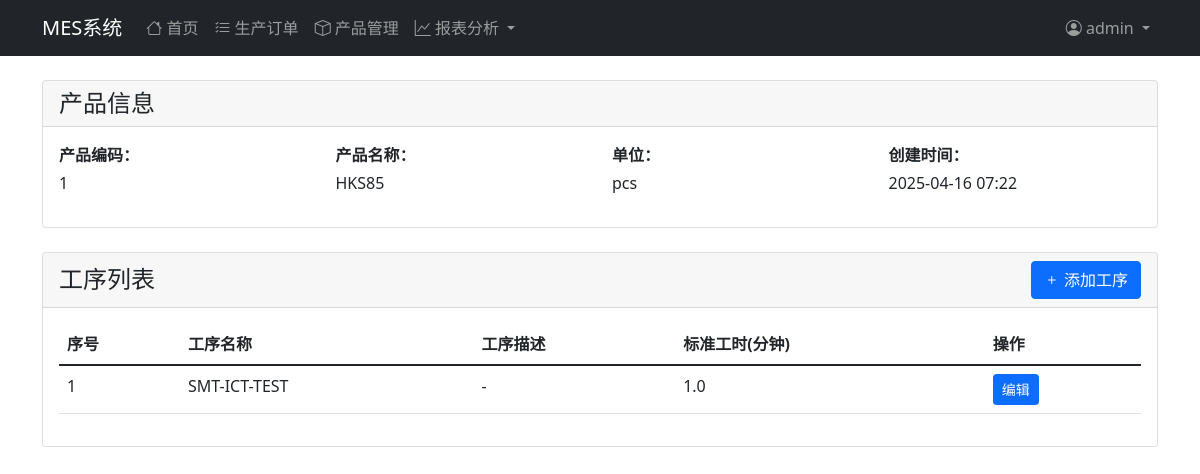
The page /process/product/1 (signed in) on the database its author committed.
### app/models/user.py (models this page shows, shortened)
class User(UserMixin, db.Model):
    __tablename__ = 'users'
    id = db.Column(db.Integer, primary_key=True)
    username = db.Column(db.String(64), unique=True, nullable=False)
    email = db.Column(db.String(120))  # 可选字段
    password_hash = db.Column(db.String(128))
    created_at = db.Column(db.DateTime, default=datetime.utcnow)
    role = db.Column(db.String(20), default='operator')  # operator, supervisor, admin

### app/models/production.py (models this page shows, shortened)
class Product(db.Model):
    __tablename__ = 'products'
    id = db.Column(db.Integer, primary_key=True)
    code = db.Column(db.String(50), unique=True, nullable=False)
    name = db.Column(db.String(100), nullable=False)
    description = db.Column(db.Text)
    unit = db.Column(db.String(20), nullable=False)
    created_at = db.Column(db.DateTime, default=datetime.utcnow)

class Process(db.Model):
    __tablename__ = 'processes'
    id = db.Column(db.Integer, primary_key=True)
    name = db.Column(db.String(100), nullable=False)
    description = db.Column(db.Text)
    sequence = db.Column(db.Integer, nullable=False)
    standard_time = db.Column(db.Float)  # 标准工时（分钟）
    product_id = db.Column(db.Integer, db.ForeignKey('products.id'), nullable=False)
    product = db.relationship('Product', backref=db.backref('processes', lazy=True, order_by='Process.sequence'))

### app/routes/process.py (the view)
@bp.route('/product/<int:id>')
@login_required
def product_detail(id):
    product = Product.query.get_or_404(id)
    processes = Process.query.filter_by(product_id=id).order_by(Process.sequence).all()
    return render_template('process/product_detail.html', product=product, processes=processes)

### app/models/user.py (called while the page is built)
@login_manager.user_loader
def load_user(id):
    return User.query.get(int(id))

### app/templates/process/product_detail.html (shortened to what this page needs)
{% extends "base.html" %}
{% block content %}
<div class="row mb-4">
    <div class="col-md-12">
        <div class="card">
            <div class="card-header">
                <h4 class="card-title mb-0">产品信息</h4>
            </div>
            <div class="card-body">
                <div class="row">
                    <div class="col-md-3">
                        <p class="mb-1"><strong>产品编码：</strong></p>
                        <p>{{ product.code }}</p>
                    </div>
                    <div class="col-md-3">
                        <p class="mb-1"><strong>产品名称：</strong></p>
                        <p>{{ product.name }}</p>
                    </div>
                    <div class="col-md-3">
                        <p class="mb-1"><strong>单位：</strong></p>
                        <p>{{ product.unit }}</p>
                    </div>
                    <div class="col-md-3">
                        <p class="mb-1"><strong>创建时间：</strong></p>
                        <p>{{ product.created_at.strftime('%Y-%m-%d %H:%M') }}</p>
                    </div>
                </div>
            </div>
        </div>
    </div>
</div>
<div class="row">
    <div class="col-md-12">
        <div class="card">
            <div class="card-header d-flex justify-content-between align-items-center">
                <h4 class="card-title mb-0">工序列表</h4>
                <a href="{{ url_for('process.new_process', id=product.id) }}" class="btn btn-primary">
                    <i class="bi bi-plus"></i> 添加工序
                </a>
            </div>
            <div class="card-body">
                <div class="table-responsive">
                    <table class="table">
                        <thead>
                            <tr>
                                <th>序号</th>
                                <th>工序名称</th>
                                <th>工序描述</th>
                                <th>标准工时(分钟)</th>
                                <th>操作</th>
                            </tr>
                        </thead>
                        <tbody>
                            {% for process in processes %}
                            <tr>
                                <td>{{ process.sequence }}</td>
                                <td>{{ process.name }}</td>
                                <td>{{ process.description or '-' }}</td>
                                <td>{{ process.standard_time or '-' }}</td>
                                <td>
                                    <a href="{{ url_for('process.edit_process', id=process.id) }}" class="btn btn-sm btn-primary">
                                        编辑
                                    </a>
                                </td>
                            </tr>
                            {% endfor %}
                        </tbody>
                    </table>
                </div>
            </div>
        </div>
    </div>
</div>
{% endblock %}

### app/templates/base.html (shortened to what this page needs)
<!DOCTYPE html>
<html lang="zh">
<head>
    <link href="https://cdn.jsdelivr.net/npm/bootstrap@5.1.3/dist/css/bootstrap.min.css" rel="stylesheet">
    <link href="https://cdn.jsdelivr.net/npm/bootstrap-icons@1.8.1/font/bootstrap-icons.css" rel="stylesheet">
</head>
<body>
    <nav class="navbar navbar-expand-lg navbar-dark bg-dark">
        <div class="container">
            <a class="navbar-brand" href="{{ url_for('main.index') }}">MES系统</a>
            <div class="collapse navbar-collapse" id="navbarNav">
                {% if current_user.is_authenticated %}
                <ul class="navbar-nav me-auto">
                    <li class="nav-item">
                        <a class="nav-link" href="{{ url_for('main.index') }}">
                            <i class="bi bi-house"></i> 首页
                        </a>
                    </li>
                    <li class="nav-item">
                        <a class="nav-link" href="{{ url_for('production.orders') }}">
                            <i class="bi bi-list-check"></i> 生产订单
                        </a>
                    </li>
                    <li class="nav-item">
                        <a class="nav-link" href="{{ url_for('process.products') }}">
                            <i class="bi bi-box"></i> 产品管理
                        </a>
                    </li>
                    <li class="nav-item dropdown">
                        <a class="nav-link dropdown-toggle" href="#" id="reportDropdown" role="button" data-bs-toggle="dropdown">
                            <i class="bi bi-graph-up"></i> 报表分析
                        </a>
                    </li>
                </ul>
                <ul class="navbar-nav">
                    <li class="nav-item dropdown">
                        <a class="nav-link dropdown-toggle" href="#" id="navbarDropdown" role="button" data-bs-toggle="dropdown">
                            <i class="bi bi-person-circle"></i> {{ current_user.username }}
                        </a>
                    </li>
                </ul>
                {% endif %}
            </div>
        </div>
    </nav>
    <div class="container mt-4">
        {% block content %}{% endblock %}
    </div>
</body>
</html>

### rows shown on the page
User: username "admin"
Product: code "1", name "HKS85", unit "pcs", created_at "2025-04-16 07:22"
Process: sequence "1", name "SMT-ICT-TEST", description "-", standard_time "1.0"
